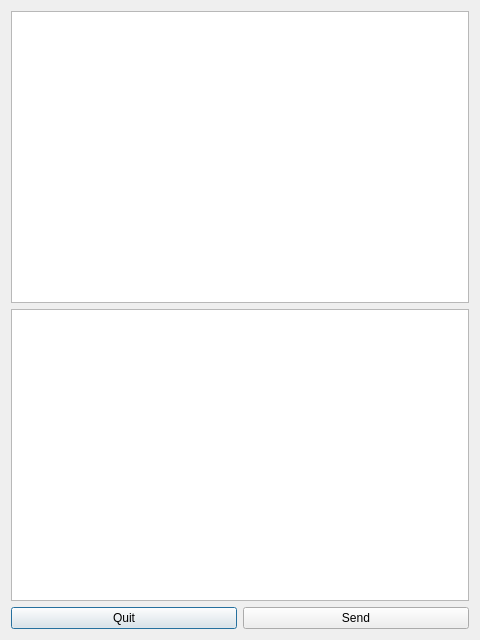
<?xml version="1.0" encoding="UTF-8"?>
<ui version="4.0">
 <class>DChatMain</class>
 <widget class="QDialog" name="DChatMain">
  <property name="geometry">
   <rect>
    <x>0</x>
    <y>0</y>
    <width>480</width>
    <height>640</height>
   </rect>
  </property>
  <property name="windowTitle">
   <string>DChat</string>
  </property>
  <property name="windowIcon">
   <iconset resource="../dchat.qrc">
    <normaloff>:/dchatlogo.png</normaloff>:/dchatlogo.png</iconset>
  </property>
  <layout class="QGridLayout" name="gridLayout">
   <item row="0" column="0">
    <widget class="QTextEdit" name="textDisplay"/>
   </item>
   <item row="1" column="0">
    <widget class="QTextEdit" name="textInput"/>
   </item>
   <item row="2" column="0">
    <layout class="QHBoxLayout" name="horizontalLayout">
     <item>
      <widget class="QPushButton" name="quitButton">
       <property name="text">
        <string>Quit</string>
       </property>
      </widget>
     </item>
     <item>
      <widget class="QPushButton" name="pushButton">
       <property name="text">
        <string>Send</string>
       </property>
      </widget>
     </item>
    </layout>
   </item>
  </layout>
 </widget>
 <resources>
  <include location="../dchat.qrc"/>
 </resources>
 <connections/>
</ui>
